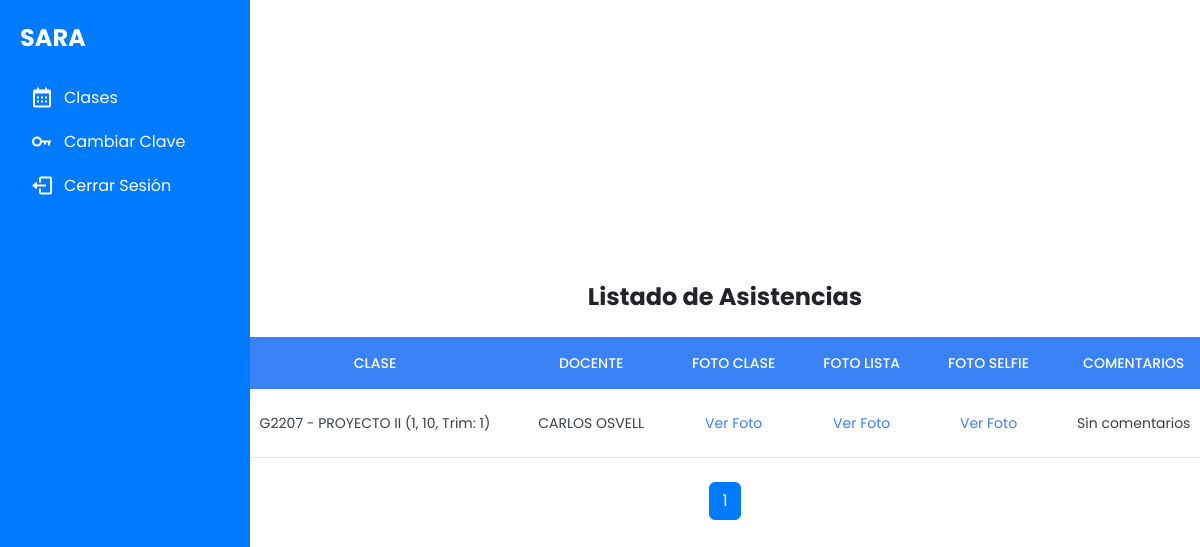
Page /clases/listar-asistencias/ on the earlier database version.
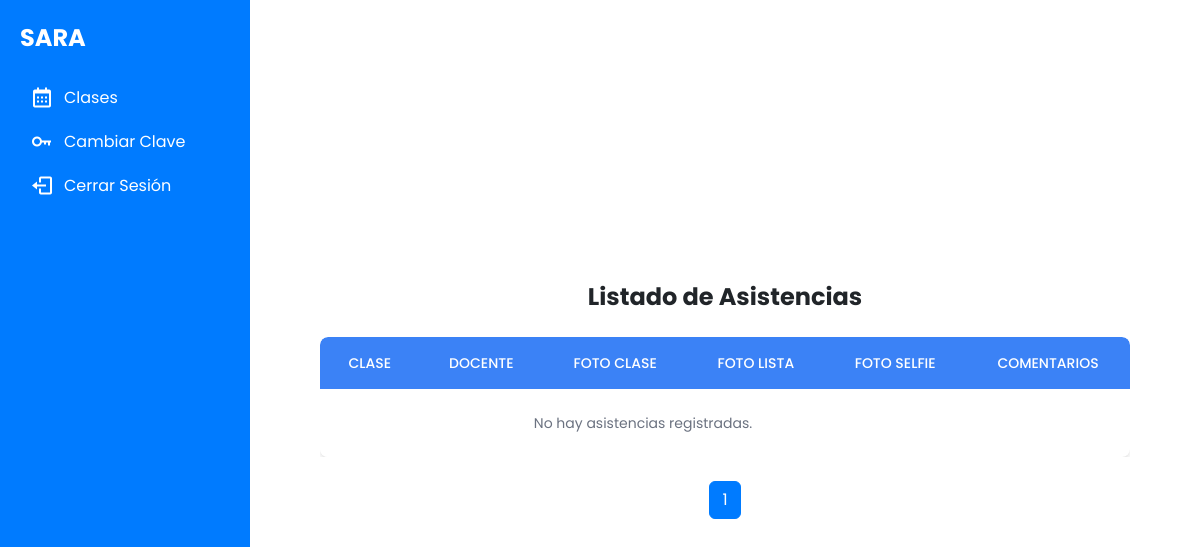
Same page on the later database version.
### clases/models.py (models this page shows, shortened)
class Asistencia(models.Model):
    clase = models.ForeignKey(Clase, on_delete=models.CASCADE, related_name="asistencias")
    foto_clase = models.ImageField(upload_to="asistencias/clase/")
    foto_lista = models.ImageField(upload_to="asistencias/lista/")
    foto_selfie = models.ImageField(upload_to="asistencias/selfies/")
    comentarios = models.TextField(blank=True, null=True)

class Clase(models.Model):
    id = models.AutoField(primary_key=True)  # ID único generado automáticamente
    docente = models.ForeignKey(Docente, on_delete=models.CASCADE)
    materia = models.ForeignKey(Materia, on_delete=models.CASCADE, null=True, blank=True)
    fecha = models.DateField(null=False, default=timezone.now)
    hora_inicio = models.TimeField(null=False)
    hora_fin = models.TimeField(null=False)
    aula = models.ForeignKey(Aula, on_delete=models.CASCADE)

### materias/models.py (models this page shows)
class Materia(models.Model):
    codigo_materia = models.CharField(max_length=100)
    descripcion = models.CharField(max_length=255)
    carrera = models.CharField(max_length=100)      # Nuevo campo
    trayecto = models.CharField(max_length=50)      # Aumenta longitud si es necesario
    trimestre = models.CharField(max_length=10)     # Nuevo campo
    def __str__(self):
        return f"{self.codigo_materia} - {self.descripcion} ({self.carrera}, {self.trayecto}, Trim: {self.trimestre})"

### docentes/models.py (models this page shows, shortened)
class BaseUser(AbstractUser):
    nombre = models.CharField(max_length=100)      # nombres
    apellido = models.CharField(max_length=100)    # apellidos
    cedula = models.CharField(max_length=12, unique=True)  # cedula_docente
    activo = models.BooleanField(default=True)     # status
    USERNAME_FIELD = 'cedula'  # Cambiar a cedula para login por cédula
    REQUIRED_FIELDS = ['nombre', 'apellido']
    objects = CustomUserManager()

### clases/views.py (the view)
# urls.py: path('listar-asistencias/', listar_asistencias, name='listar_asistencias'),
def listar_asistencias(request):
    asistencias = Asistencia.objects.select_related('clase').all()
    paginator = Paginator(asistencias, 15)
    page_number = request.GET.get('page')
    page_obj = paginator.get_page(page_number)
    for asistencia in page_obj:
        asistencia.foto_selfie_url = asistencia.foto_selfie.url if hasattr(asistencia, 'foto_selfie') and asistencia.foto_selfie else None
    return render(request, 'clases/listar_asistencias.html', {'page_obj': page_obj})

### clases/templates/clases/listar_asistencias.html (shortened to what this page needs)
{% extends 'dashboard/base.html' %}
{% block content %}
<h2 class="text-2xl font-bold mb-6 text-center">Listado de Asistencias</h2>
<div class="overflow-x-auto">
    <table class="table-auto w-full border-collapse bg-white shadow-md rounded-lg overflow-hidden">
        <thead class="bg-blue-500 text-white">
            <tr>
                <th class="px-6 py-3 text-center text-sm font-medium">Clase</th>
                <th class="px-6 py-3 text-center text-sm font-medium">Docente</th>
                <th class="px-6 py-3 text-center text-sm font-medium">Foto Clase</th>
                <th class="px-6 py-3 text-center text-sm font-medium">Foto Lista</th>
                <th class="px-6 py-3 text-center text-sm font-medium">Foto Selfie</th>
                <th class="px-6 py-3 text-center text-sm font-medium">Comentarios</th>
            </tr>
        </thead>
        <tbody>
            {% for asistencia in page_obj %}
            <tr class="border-b hover:bg-gray-100">
                <td class="px-6 py-4 text-center text-sm text-gray-700">{{ asistencia.clase.materia }}</td>
                <td class="px-6 py-4 text-center text-sm text-gray-700">{{ asistencia.clase.docente.nombre }}</td>
                <td class="px-6 py-4 text-center text-sm text-blue-500">
                    <a href="{{ asistencia.foto_clase.url }}" target="_blank" class="hover:underline">Ver Foto</a>
                </td>
                <td class="px-6 py-4 text-center text-sm text-blue-500">
                    <a href="{{ asistencia.foto_lista.url }}" target="_blank" class="hover:underline">Ver Foto</a>
                </td>
                <td class="px-6 py-4 text-center text-sm text-blue-500">
                    <a href="{{ asistencia.foto_selfie.url }}" target="_blank" class="hover:underline">Ver Foto</a>
                </td>
                <td class="px-6 py-4 text-center text-sm text-gray-700">
                    {{ asistencia.comentarios|default:"Sin comentarios" }}
                </td>
            </tr>
            {% empty %}
            <tr>
                <td colspan="5" class="px-6 py-4 text-center text-sm text-gray-500">No hay asistencias registradas.</td>
            </tr>
            {% endfor %}
        </tbody>
    </table>
</div>
<div class="mt-4">
    <nav>
        <ul class="pagination justify-content-center">
            {% for num in page_obj.paginator.page_range %}
            <li class="page-item {% if page_obj.number == num %}active{% endif %}">
                <a class="page-link" href="?page={{ num }}">{{ num }}</a>
            </li>
            {% endfor %}
        </ul>
    </nav>
</div>
{% endblock %}

Differences in the rows shown:
removed Asistencia: clase.materia "G2207 - PROYECTO II (1, 10, Trim: 1)", clase.docente.nombre "CARLOS OSVELL", comentarios "Sin comentarios"
Other differences:
text now shown: "No hay asistencias registradas."
